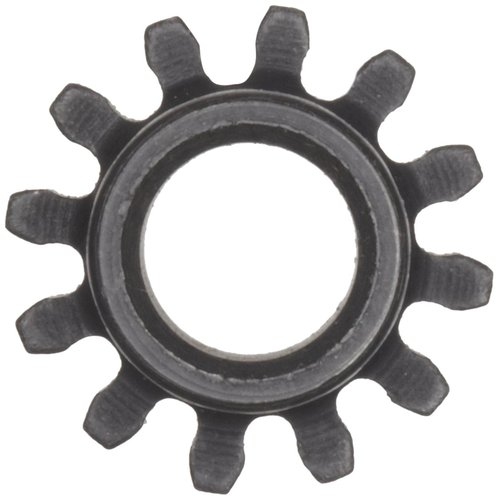
%> input picture spur2.jpg, 499 x 500 px
$ octave Project.m   (GNU Octave 9; MATLAB toolbox functions it lacks are replaced by stand-ins)
%> lines starting %> are read from the running program, lines starting %| are printed output that depends on the picture; in (x1, y1, x2, y2) boxes, pixels count from 0 and x2, y2 are one past the last pixel; in counts of white or black regions, pixels touching at a corner belong together; the program's own positions count from 1
A = imread('spur2.jpg');
%> A is the input picture: size 500x499x3 uint8; mean R, G, B 188.2, 187.3, 187.7
fixednum = 12;
B = rgb2gray(A);
C = imbinarize(B);
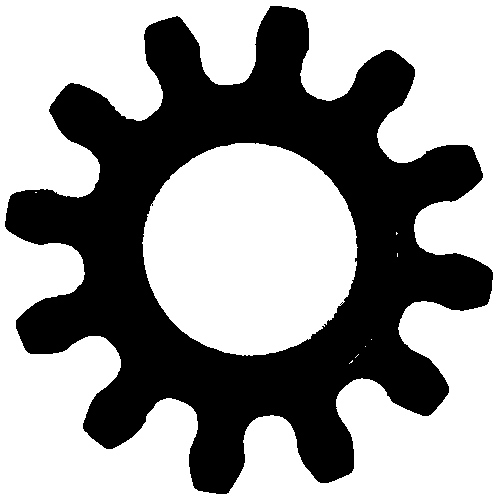
%> C: size 500x499 logical; 60.4% white; 1 black region, box (x1, y1, x2, y2) and area: (5, 6, 493, 494) 98698
CC = imcomplement(C);


subplot(3,4,1); imshow(A) ; title('Raw Image')
subplot(3,4,2); imshow(B) ; title('Gray scaled image')
subplot(3,4,3); imshow(C) ; title('Binary image')
subplot(3,4,4); imshow(CC) ; title('Complement image')

%%Filling the holes
CCF = imfill(CC,'holes');
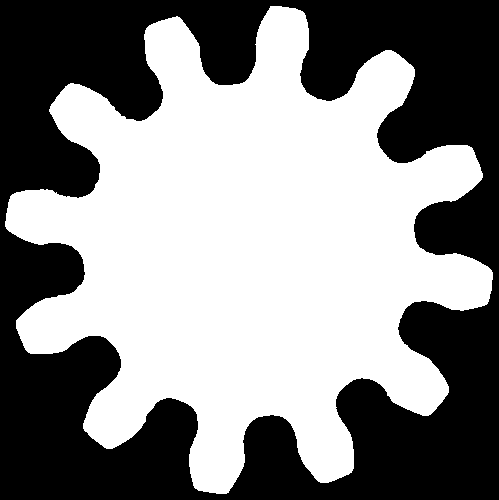
%> CCF: size 500x499 logical; 53.9% white; 1 black region, box (x1, y1, x2, y2) and area: (0, 0, 499, 500) 114984
subplot(3,4,5); imshow(CCF) ; title('Filled Image')

%%Creating a Convex Hull Image, Addendum circle.
CCH = bwconvhull(CC,'objects');
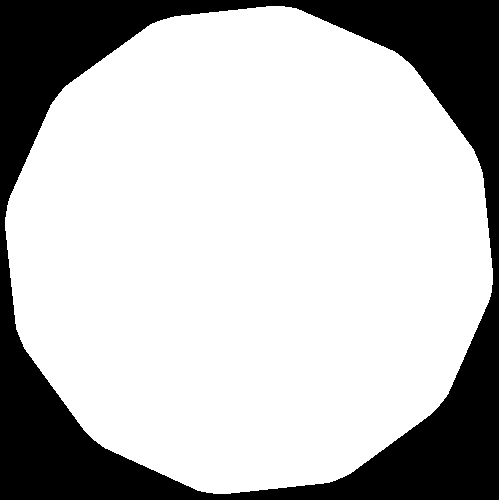
%> CCH: size 500x499 logical; 74.3% white; 1 black region, box (x1, y1, x2, y2) and area: (0, 0, 499, 500) 64202
[r,c]= size(CCH);
%> r = 500; c = 499
[X1,X2,Y1,Y2]= distance(CCH,r,c);
%> in distance, `e1 = find(image~=0,1,'first')`: e1 = 2718
%> in distance, `e2 = find(image~=0,1,'last')`: e2 = 246285
%> in distance, `X1 = ceil(e1/r);`: X1 = 6
%> in distance, `X2 = ceil(e2/r);`: X2 = 493
%> in distance, `Y1 = rem(e1,r);`: Y1 = 218
%> in distance, `Y2 = rem(e2,r);`: Y2 = 285
%> X1 = 6; X2 = 493; Y1 = 218; Y2 = 285
x=[X1,Y1];
%> x = [6 218]
y=[X2,Y2];
%> y = [493 285]
od =norm(x-y);
%> od = 491.6
subplot(3,4,6); imshow(CCH) ;  hold on
imdistline(gca,[X1,X2],[Y1,Y2])
title('Convex Hull Image:Addendum circle dia');


%%[centreBright, radiiBright] = imfindcircles(CCH,[200 300],'ObjectPolarity','bright','Sensitivity',0.92);
%%viscircles(centreBright, radiiBright, 'LineStyle','--');

%% Eroding the hull image with a disk lesser than 5 pixels
CCM = imerode(CCH, strel('disk',5));
%> CCM: size 500x499 logical; 71.6% white; 1 black region, box (x1, y1, x2, y2) and area: (0, 0, 499, 500) 70824
CCT = imsubtract(CCF,CCM);
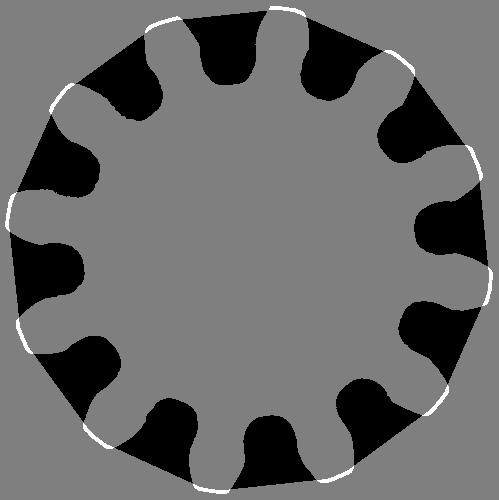
%> CCT: size 500x499 double; min -1, max 1, mean -0.177; drawn with min black and max white
CCL = im2bw(CCT);
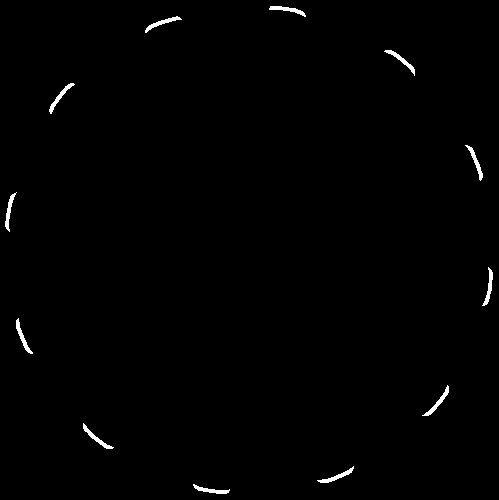
%> CCL: size 500x499 logical; 0.72% white; 12 white regions, largest, box (x1, y1, x2, y2) and area: (422, 385, 449, 416) 155, (49, 83, 75, 114) 153, (384, 50, 415, 76) 152
subplot(3,4,7); imshow(CCL) ; title('Subtracted image')

%%Removing less than 48 pixel blocks
CCA = bwareaopen(CCL,48);

[L num]= bwlabel(CCA);
%> L: size 500x499 double; 13 distinct labels, from 0 to 12
%> num = 12
subplot(3,4,8); imshow(CCA) ; title(['Total No. of Teeth : ',num2str(num)]);
subplot(3,4,9); imshow(A) ; title(['Total No. of Teeth : ',num2str(num)]);
if num == fixednum
    text(0,0,'Passed','Color','green','FontSize',14);
else
    text(0,0,'Rejected','Color','red','FontSize',14);
end

%% Creating Dedendum circle, base circle .
for x=5:100
    CCM1 = imerode(CCH, strel('disk',x));
    CCT1 = imsubtract(CCF,CCM1);
    CCL1 = im2bw(CCT1);
    CCA1 = bwareaopen(CCL1,8);
    [L num1]= bwlabel(CCA1);
    if num1 == 1;
        break;
    end
end
[s,t]= size(CCM1);
%> s = 500; t = 499
[X3,X4,Y3,Y4]= distance(CCM1,s,t)
%> X3 = 82; X4 = 418; Y3 = 222; Y4 = 277
p=[X3,Y3];
%> p = [82 222]
q=[X4,Y4];
%> q = [418 277]
id=norm(p-q)
%> id = 340.5
subplot(3,4,10); imshow(CCM1) ; hold on
%> after `imshow(CCM1)`:
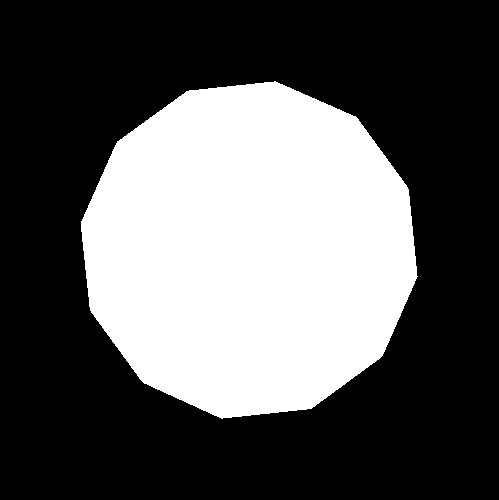
%> displayed picture: size 500x499 logical; 35% white; 1 white region, box (x1, y1, x2, y2) and area: (81, 81, 418, 419) 87443
imdistline(gca,[X3,X4],[Y3,Y4])
title('Base Circle,Dedendum circle dia');


Diametrical_pitch= (fixednum+2)/od
%> Diametrical_pitch = 0.0285
Pitch_diameter = fixednum/Diametrical_pitch
%> Pitch_diameter = 421.4
Addendum_value = (od-Pitch_diameter)/2
%> Addendum_value = 35.11
Dedendum_value = (Pitch_diameter-id)/2
%> Dedendum_value = 40.44
Module = Pitch_diameter/fixednum
%> Module = 35.11
Pressure_angle = acosd(id/Pitch_diameter)
%> Pressure_angle = 36.1
subplot(3,4,11); imshow('whitenew.png') ; title('Calculations');
%> (this line was passed over: imshow is not available in this run)
text(0,50,['Diametrical Pitch  :  ',num2str(Diametrical_pitch)],'Color','black','FontSize',12);
text(0,200,['Pitch Diameter     :  ',num2str(Pitch_diameter)],'Color','black','FontSize',12);
text(0,350,['Module                 :  ',num2str(Module)],'Color','black','FontSize',12);
text(0,500,['Addendum Value :  ',num2str(Addendum_value)],'Color','black','FontSize',12);
text(0,650,['Dedendum Value : ',num2str(Dedendum_value)],'Color','black','FontSize',12);
text(0,800,['Pressure angle    :  ',num2str(Pressure_angle)],'Color','black','FontSize',12);

subplot(3,4,12); imshow(CCT1) ;
%> after `imshow(CCT1)`:
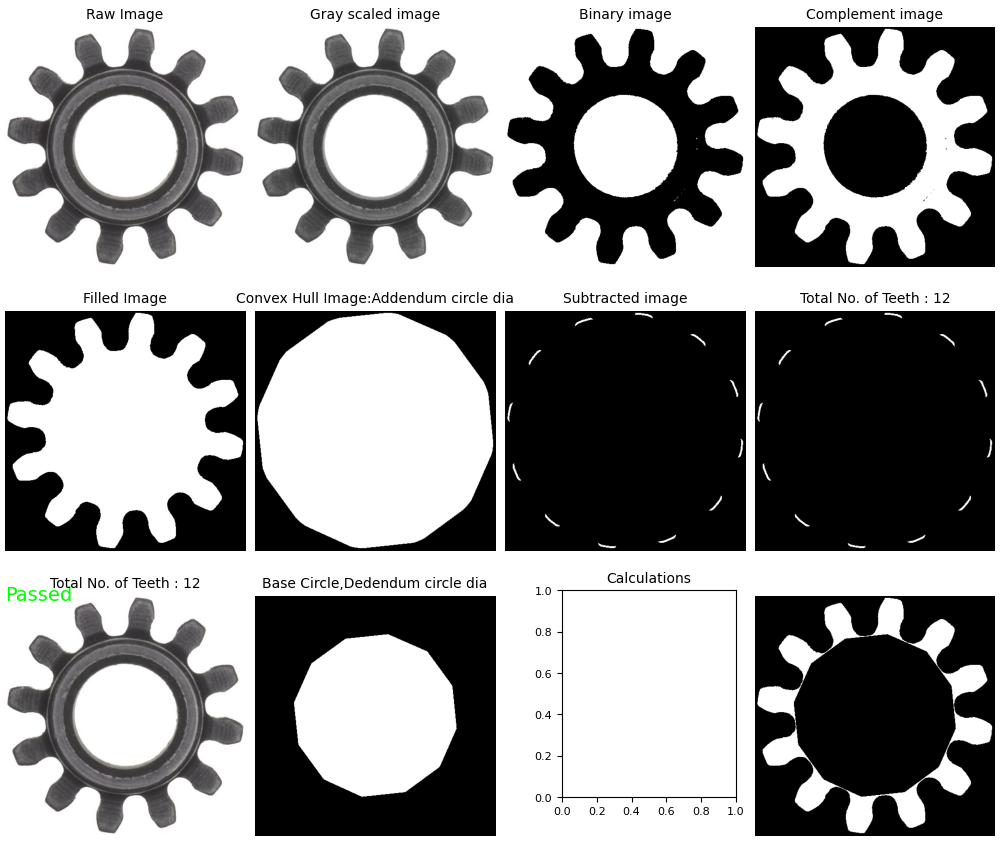
%> figure redrawn from the program's plot data, 12 panels
function [X1,X2,Y1,Y2] = distance(image,r,c)
    e1 = find(image~=0,1,'first')
    e2 = find(image~=0,1,'last')
    X1 = ceil(e1/r);
    X2 = ceil(e2/r);
    Y1 = rem(e1,r);
    Y2 = rem(e2,r);
end


%%,'FontSize',10,'Colour','green'
%%,'FontSize',10,'Colour','red'
